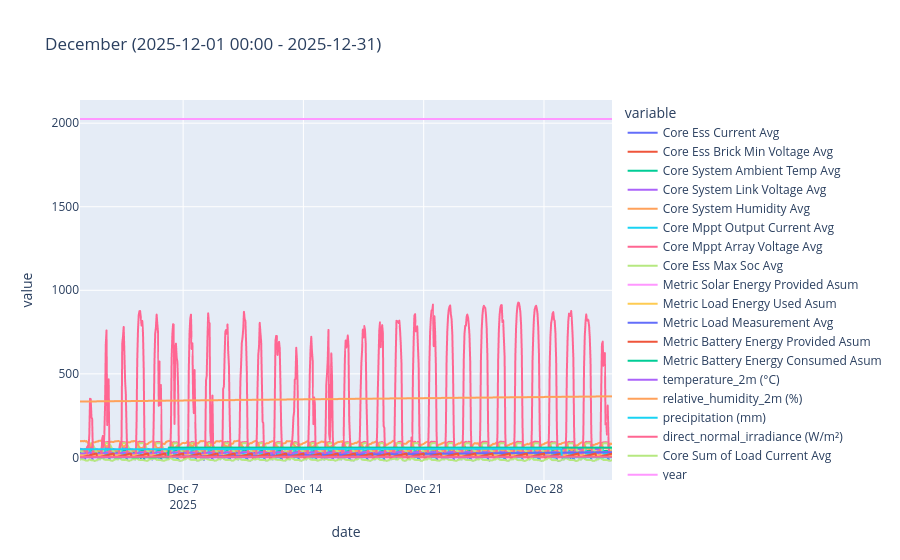

This figure's notebook cell:
### Code cell
# ============ VISUALIZATION ============
fig = px.line(df_period, title=f"December ({df_period.first_valid_index().strftime('%Y-%m-%d %H:%M')} - {df_period.last_valid_index().strftime('%Y-%m-%d')})")
fig.show()


#fig = px.line(
#    df_period,
#    y=TARGET_VAR,
#    title=f"{TARGET_VAR} ({df.first_valid_index().strftime('%Y-%m-%d %H:%M')} - {df.last_valid_index().strftime('%Y-%m-%d %H:%M')})"
#)
#fig.show()

### Figure 1 — Plotly figure (JSON) as saved in the notebook; plotly's stock layout.template omitted (floating-point values rounded to 4 significant figures; data arrays with more than 128 entries replaced by an {"elided": "..."} marker saying what was removed)
{"data": [{"hovertemplate": "variable=Core Ess Current Avg<br>date=%{x}<br>value=%{y}<extra></extra>", "legendgroup": "Core Ess Current Avg", "line": {"color": "#636efa", "dash": "solid"}, "marker": {"symbol": "circle"}, "mode": "lines", "name": "Core Ess Current Avg", "showlegend": true, "type": "scattergl", "x": {"elided": "744 str values"}, "xaxis": "x", "y": {"elided": "744 float values"}, "yaxis": "y"}, {"hovertemplate": "variable=Core Ess Brick Min Voltage Avg<br>date=%{x}<br>value=%{y}<extra></extra>", "legendgroup": "Core Ess Brick Min Voltage Avg", "line": {"color": "#EF553B", "dash": "solid"}, "marker": {"symbol": "circle"}, "mode": "lines", "name": "Core Ess Brick Min Voltage Avg", "showlegend": true, "type": "scattergl", "x": {"elided": "744 str values"}, "xaxis": "x", "y": {"elided": "744 float values"}, "yaxis": "y"}, {"hovertemplate": "variable=Core System Ambient Temp Avg<br>date=%{x}<br>value=%{y}<extra></extra>", "legendgroup": "Core System Ambient Temp Avg", "line": {"color": "#00cc96", "dash": "solid"}, "marker": {"symbol": "circle"}, "mode": "lines", "name": "Core System Ambient Temp Avg", "showlegend": true, "type": "scattergl", "x": {"elided": "744 str values"}, "xaxis": "x", "y": {"elided": "744 float values"}, "yaxis": "y"}, {"hovertemplate": "variable=Core System Link Voltage Avg<br>date=%{x}<br>value=%{y}<extra></extra>", "legendgroup": "Core System Link Voltage Avg", "line": {"color": "#ab63fa", "dash": "solid"}, "marker": {"symbol": "circle"}, "mode": "lines", "name": "Core System Link Voltage Avg", "showlegend": true, "type": "scattergl", "x": {"elided": "744 str values"}, "xaxis": "x", "y": {"elided": "744 float values"}, "yaxis": "y"}, {"hovertemplate": "variable=Core System Humidity Avg<br>date=%{x}<br>value=%{y}<extra></extra>", "legendgroup": "Core System Humidity Avg", "line": {"color": "#FFA15A", "dash": "solid"}, "marker": {"symbol": "circle"}, "mode": "lines", "name": "Core System Humidity Avg", "showlegend": true, "type": "scattergl", "x": {"elided": "744 str values"}, "xaxis": "x", "y": {"elided": "744 float values"}, "yaxis": "y"}, {"hovertemplate": "variable=Core Mppt Output Current Avg<br>date=%{x}<br>value=%{y}<extra></extra>", "legendgroup": "Core Mppt Output Current Avg", "line": {"color": "#19d3f3", "dash": "solid"}, "marker": {"symbol": "circle"}, "mode": "lines", "name": "Core Mppt Output Current Avg", "showlegend": true, "type": "scattergl", "x": {"elided": "744 str values"}, "xaxis": "x", "y": {"elided": "744 float values"}, "yaxis": "y"}, {"hovertemplate": "variable=Core Mppt Array Voltage Avg<br>date=%{x}<br>value=%{y}<extra></extra>", "legendgroup": "Core Mppt Array Voltage Avg", "line": {"color": "#FF6692", "dash": "solid"}, "marker": {"symbol": "circle"}, "mode": "lines", "name": "Core Mppt Array Voltage Avg", "showlegend": true, "type": "scattergl", "x": {"elided": "744 str values"}, "xaxis": "x", "y": {"elided": "744 float values"}, "yaxis": "y"}, {"hovertemplate": "variable=Core Ess Max Soc Avg<br>date=%{x}<br>value=%{y}<extra></extra>", "legendgroup": "Core Ess Max Soc Avg", "line": {"color": "#B6E880", "dash": "solid"}, "marker": {"symbol": "circle"}, "mode": "lines", "name": "Core Ess Max Soc Avg", "showlegend": true, "type": "scattergl", "x": {"elided": "744 str values"}, "xaxis": "x", "y": {"elided": "744 float values"}, "yaxis": "y"}, {"hovertemplate": "variable=Metric Solar Energy Provided Asum<br>date=%{x}<br>value=%{y}<extra></extra>", "legendgroup": "Metric Solar Energy Provided Asum", "line": {"color": "#FF97FF", "dash": "solid"}, "marker": {"symbol": "circle"}, "mode": "lines", "name": "Metric Solar Energy Provided Asum", "showlegend": true, "type": "scattergl", "x": {"elided": "744 str values"}, "xaxis": "x", "y": {"elided": "744 float values"}, "yaxis": "y"}, {"hovertemplate": "variable=Metric Load Energy Used Asum<br>date=%{x}<br>value=%{y}<extra></extra>", "legendgroup": "Metric Load Energy Used Asum", "line": {"color": "#FECB52", "dash": "solid"}, "marker": {"symbol": "circle"}, "mode": "lines", "name": "Metric Load Energy Used Asum", "showlegend": true, "type": "scattergl", "x": {"elided": "744 str values"}, "xaxis": "x", "y": {"elided": "744 float values"}, "yaxis": "y"}, {"hovertemplate": "variable=Metric Load Measurement Avg<br>date=%{x}<br>value=%{y}<extra></extra>", "legendgroup": "Metric Load Measurement Avg", "line": {"color": "#636efa", "dash": "solid"}, "marker": {"symbol": "circle"}, "mode": "lines", "name": "Metric Load Measurement Avg", "showlegend": true, "type": "scattergl", "x": {"elided": "744 str values"}, "xaxis": "x", "y": {"elided": "744 float values"}, "yaxis": "y"}, {"hovertemplate": "variable=Metric Battery Energy Provided Asum<br>date=%{x}<br>value=%{y}<extra></extra>", "legendgroup": "Metric Battery Energy Provided Asum", "line": {"color": "#EF553B", "dash": "solid"}, "marker": {"symbol": "circle"}, "mode": "lines", "name": "Metric Battery Energy Provided Asum", "showlegend": true, "type": "scattergl", "x": {"elided": "744 str values"}, "xaxis": "x", "y": {"elided": "744 float values"}, "yaxis": "y"}, {"hovertemplate": "variable=Metric Battery Energy Consumed Asum<br>date=%{x}<br>value=%{y}<extra></extra>", "legendgroup": "Metric Battery Energy Consumed Asum", "line": {"color": "#00cc96", "dash": "solid"}, "marker": {"symbol": "circle"}, "mode": "lines", "name": "Metric Battery Energy Consumed Asum", "showlegend": true, "type": "scattergl", "x": {"elided": "744 str values"}, "xaxis": "x", "y": {"elided": "744 float values"}, "yaxis": "y"}, {"hovertemplate": "variable=temperature_2m (°C)<br>date=%{x}<br>value=%{y}<extra></extra>", "legendgroup": "temperature_2m (°C)", "line": {"color": "#ab63fa", "dash": "solid"}, "marker": {"symbol": "circle"}, "mode": "lines", "name": "temperature_2m (°C)", "showlegend": true, "type": "scattergl", "x": {"elided": "744 str values"}, "xaxis": "x", "y": {"elided": "744 float values"}, "yaxis": "y"}, {"hovertemplate": "variable=relative_humidity_2m (%)<br>date=%{x}<br>value=%{y}<extra></extra>", "legendgroup": "relative_humidity_2m (%)", "line": {"color": "#FFA15A", "dash": "solid"}, "marker": {"symbol": "circle"}, "mode": "lines", "name": "relative_humidity_2m (%)", "showlegend": true, "type": "scattergl", "x": {"elided": "744 str values"}, "xaxis": "x", "y": {"elided": "744 float values"}, "yaxis": "y"}, {"hovertemplate": "variable=precipitation (mm)<br>date=%{x}<br>value=%{y}<extra></extra>", "legendgroup": "precipitation (mm)", "line": {"color": "#19d3f3", "dash": "solid"}, "marker": {"symbol": "circle"}, "mode": "lines", "name": "precipitation (mm)", "showlegend": true, "type": "scattergl", "x": {"elided": "744 str values"}, "xaxis": "x", "y": {"elided": "744 float values"}, "yaxis": "y"}, {"hovertemplate": "variable=direct_normal_irradiance (W/m²)<br>date=%{x}<br>value=%{y}<extra></extra>", "legendgroup": "direct_normal_irradiance (W/m²)", "line": {"color": "#FF6692", "dash": "solid"}, "marker": {"symbol": "circle"}, "mode": "lines", "name": "direct_normal_irradiance (W/m²)", "showlegend": true, "type": "scattergl", "x": {"elided": "744 str values"}, "xaxis": "x", "y": {"elided": "744 float values"}, "yaxis": "y"}, {"hovertemplate": "variable=Core Sum of Load Current Avg<br>date=%{x}<br>value=%{y}<extra></extra>", "legendgroup": "Core Sum of Load Current Avg", "line": {"color": "#B6E880", "dash": "solid"}, "marker": {"symbol": "circle"}, "mode": "lines", "name": "Core Sum of Load Current Avg", "showlegend": true, "type": "scattergl", "x": {"elided": "744 str values"}, "xaxis": "x", "y": {"elided": "744 float values"}, "yaxis": "y"}, {"hovertemplate": "variable=year<br>date=%{x}<br>value=%{y}<extra></extra>", "legendgroup": "year", "line": {"color": "#FF97FF", "dash": "solid"}, "marker": {"symbol": "circle"}, "mode": "lines", "name": "year", "showlegend": true, "type": "scattergl", "x": {"elided": "744 str values"}, "xaxis": "x", "y": {"elided": "744 float values"}, "yaxis": "y"}, {"hovertemplate": "variable=month<br>date=%{x}<br>value=%{y}<extra></extra>", "legendgroup": "month", "line": {"color": "#FECB52", "dash": "solid"}, "marker": {"symbol": "circle"}, "mode": "lines", "name": "month", "showlegend": true, "type": "scattergl", "x": {"elided": "744 str values"}, "xaxis": "x", "y": {"elided": "744 float values"}, "yaxis": "y"}, {"hovertemplate": "variable=day<br>date=%{x}<br>value=%{y}<extra></extra>", "legendgroup": "day", "line": {"color": "#636efa", "dash": "solid"}, "marker": {"symbol": "circle"}, "mode": "lines", "name": "day", "showlegend": true, "type": "scattergl", "x": {"elided": "744 str values"}, "xaxis": "x", "y": {"elided": "744 float values"}, "yaxis": "y"}, {"hovertemplate": "variable=hour<br>date=%{x}<br>value=%{y}<extra></extra>", "legendgroup": "hour", "line": {"color": "#EF553B", "dash": "solid"}, "marker": {"symbol": "circle"}, "mode": "lines", "name": "hour", "showlegend": true, "type": "scattergl", "x": {"elided": "744 str values"}, "xaxis": "x", "y": {"elided": "744 float values"}, "yaxis": "y"}, {"hovertemplate": "variable=minute<br>date=%{x}<br>value=%{y}<extra></extra>", "legendgroup": "minute", "line": {"color": "#00cc96", "dash": "solid"}, "marker": {"symbol": "circle"}, "mode": "lines", "name": "minute", "showlegend": true, "type": "scattergl", "x": {"elided": "744 str values"}, "xaxis": "x", "y": {"elided": "744 float values"}, "yaxis": "y"}, {"hovertemplate": "variable=dayofweek<br>date=%{x}<br>value=%{y}<extra></extra>", "legendgroup": "dayofweek", "line": {"color": "#ab63fa", "dash": "solid"}, "marker": {"symbol": "circle"}, "mode": "lines", "name": "dayofweek", "showlegend": true, "type": "scattergl", "x": {"elided": "744 str values"}, "xaxis": "x", "y": {"elided": "744 float values"}, "yaxis": "y"}, {"hovertemplate": "variable=dayofyear<br>date=%{x}<br>value=%{y}<extra></extra>", "legendgroup": "dayofyear", "line": {"color": "#FFA15A", "dash": "solid"}, "marker": {"symbol": "circle"}, "mode": "lines", "name": "dayofyear", "showlegend": true, "type": "scattergl", "x": {"elided": "744 str values"}, "xaxis": "x", "y": {"elided": "744 float values"}, "yaxis": "y"}, {"hovertemplate": "variable=weekofyear<br>date=%{x}<br>value=%{y}<extra></extra>", "legendgroup": "weekofyear", "line": {"color": "#19d3f3", "dash": "solid"}, "marker": {"symbol": "circle"}, "mode": "lines", "name": "weekofyear", "showlegend": true, "type": "scattergl", "x": {"elided": "744 str values"}, "xaxis": "x", "y": {"elided": "744 float values"}, "yaxis": "y"}, {"hovertemplate": "variable=quarter<br>date=%{x}<br>value=%{y}<extra></extra>", "legendgroup": "quarter", "line": {"color": "#FF6692", "dash": "solid"}, "marker": {"symbol": "circle"}, "mode": "lines", "name": "quarter", "showlegend": true, "type": "scattergl", "x": {"elided": "744 str values"}, "xaxis": "x", "y": {"elided": "744 float values"}, "yaxis": "y"}], "layout": {"legend": {"title": {"text": "variable"}, "tracegroupgap": 0}, "title": {"text": "December (2025-12-01 00:00 - 2025-12-31)"}, "xaxis": {"anchor": "y", "domain": [0, 1], "title": {"text": "date"}}, "yaxis": {"anchor": "x", "domain": [0, 1], "title": {"text": "value"}}}}
